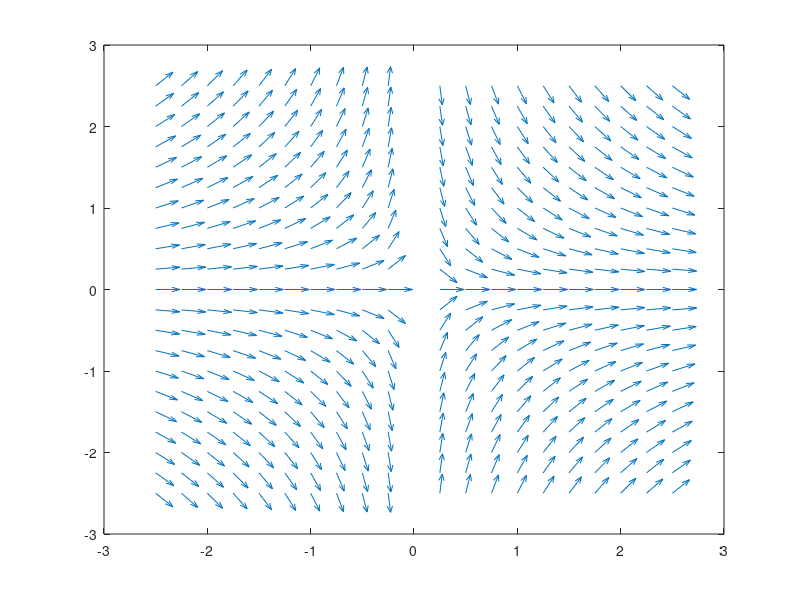

The MATLAB source for this figure:
clear
close all
clc

%Intervall
[X,Y] = meshgrid(-2.5:.25:2.5,-2.5:.25:2.5);

%Bestimmung des Tangentialvektors: 1 + f(x,y).^2
N = sqrt(1+Y.^2./X.^2);                          
U = 1./N;

%f(x,y)/N
V = -Y./X./N; 

%Graph (0.5 = Verkürzungsfaktor der Vektoren)
quiver(X,Y,U,V,0.7)